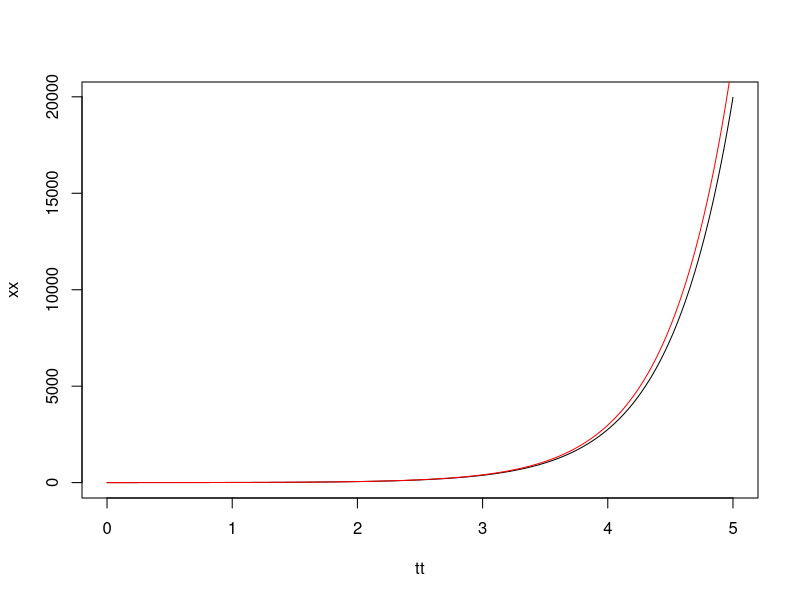

The R script that drew this image:
Integral <- function(del=0, fi=0){
  np = length(fi)

  x = rep(0, np)

  x1 = fi[np]  
  x[1] = x1

  for (i in 2:np){
    x2 = x1 + del * (x1 + fi[i-1])
    x[i] = x2
    x1 = x2
  }
  ret = x
}


tao = .01
del = .001

np = round(1/del +1)

t = seq(0, tao, length.out = np)

del = t[2] - t[1]

fi = rep(1, np)

niter = 500
tt = c()
xx = c()

for (i in 1:niter){
  tt = c(tt,t)
  x = Integral(del, fi)
  xx = c(xx, x)
  fi = x
  t = tao+t
}

plot(tt, xx, type='l')
y = exp(2*tt)
points(tt, y, type='l', col='red')


